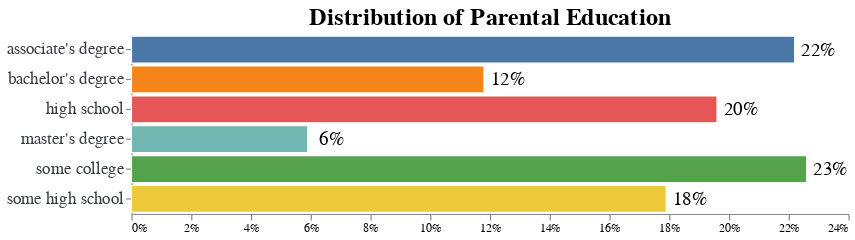

Notebook code cell kept with this figure:
### Code cell
bars = alt.Chart(pEducation_count).mark_bar(stroke = "white").encode(
    x= alt.X("percent:Q", 
        title = "", 
        axis = alt.Axis(format='.0%', grid = False, )),
    y= alt.Y("parental_education:O", 
        title="",
        axis = alt.Axis(labelAngle=0, labelFontSize=14, labelColor= "#343a40", labelFont="Arial") ),    
    tooltip = [alt.Tooltip('count', title = 'Count' ), alt.Tooltip ('parental_education:O',title = 'Parental education' ) , alt.Tooltip('percent:Q', format='.1%', title = 'Percent' )],
    color=alt.Color(field="parental_education", type="nominal",legend=None ))

text = bars.mark_text(
    dx=+20,
    size=16,
    fill = "black",
).encode(text= alt.Text('percent:Q', format='.0%'))

(bars + text).properties(
    title = f"Distribution of Parental Education",
    width = 600,
    height= 150,
).configure_title(
    fontSize = 20,
    font = "Arial",
).configure_view(
    strokeWidth = 0,)

### Figure 1 — Vega-Lite specification as saved in the notebook (floating-point values rounded to 4 significant figures)
{"config": {"view": {"continuousWidth": 400, "continuousHeight": 300, "strokeWidth": 0}, "title": {"font": "Arial", "fontSize": 20}}, "layer": [{"mark": {"type": "bar", "stroke": "white"}, "encoding": {"color": {"field": "parental_education", "legend": null, "type": "nominal"}, "tooltip": [{"field": "count", "title": "Count", "type": "quantitative"}, {"field": "parental_education", "title": "Parental education", "type": "ordinal"}, {"field": "percent", "format": ".1%", "title": "Percent", "type": "quantitative"}], "x": {"axis": {"format": ".0%", "grid": false}, "field": "percent", "title": "", "type": "quantitative"}, "y": {"axis": {"labelAngle": 0, "labelColor": "#343a40", "labelFont": "Arial", "labelFontSize": 14}, "field": "parental_education", "title": "", "type": "ordinal"}}}, {"mark": {"type": "text", "dx": 20, "fill": "black", "size": 16}, "encoding": {"color": {"field": "parental_education", "legend": null, "type": "nominal"}, "text": {"field": "percent", "format": ".0%", "type": "quantitative"}, "tooltip": [{"field": "count", "title": "Count", "type": "quantitative"}, {"field": "parental_education", "title": "Parental education", "type": "ordinal"}, {"field": "percent", "format": ".1%", "title": "Percent", "type": "quantitative"}], "x": {"axis": {"format": ".0%", "grid": false}, "field": "percent", "title": "", "type": "quantitative"}, "y": {"axis": {"labelAngle": 0, "labelColor": "#343a40", "labelFont": "Arial", "labelFontSize": 14}, "field": "parental_education", "title": "", "type": "ordinal"}}}], "data": {"name": "data-e192dd5961e235b5d2ad50bb4cd1ddcc"}, "height": 150, "title": "Distribution of Parental Education", "width": 600, "$schema": "https://vega.github.io/schema/vega-lite/v4.17.0.json", "datasets": {"data-e192dd5961e235b5d2ad50bb4cd1ddcc": [{"parental_education": "some college", "count": 226, "percent": 0.226}, {"parental_education": "associate's degree", "count": 222, "percent": 0.222}, {"parental_education": "high school", "count": 196, "percent": 0.196}, {"parental_education": "some high school", "count": 179, "percent": 0.179}, {"parental_education": "bachelor's degree", "count": 118, "percent": 0.118}, {"parental_education": "master's degree", "count": 59, "percent": 0.059}]}}
